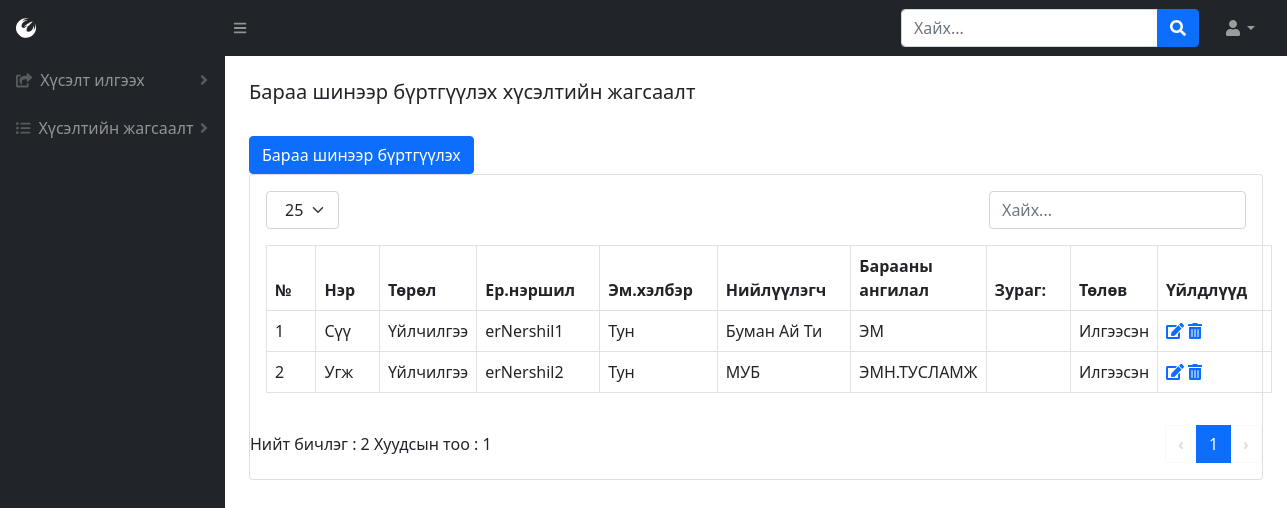
Page /product-list (signed in) on the earlier database version.
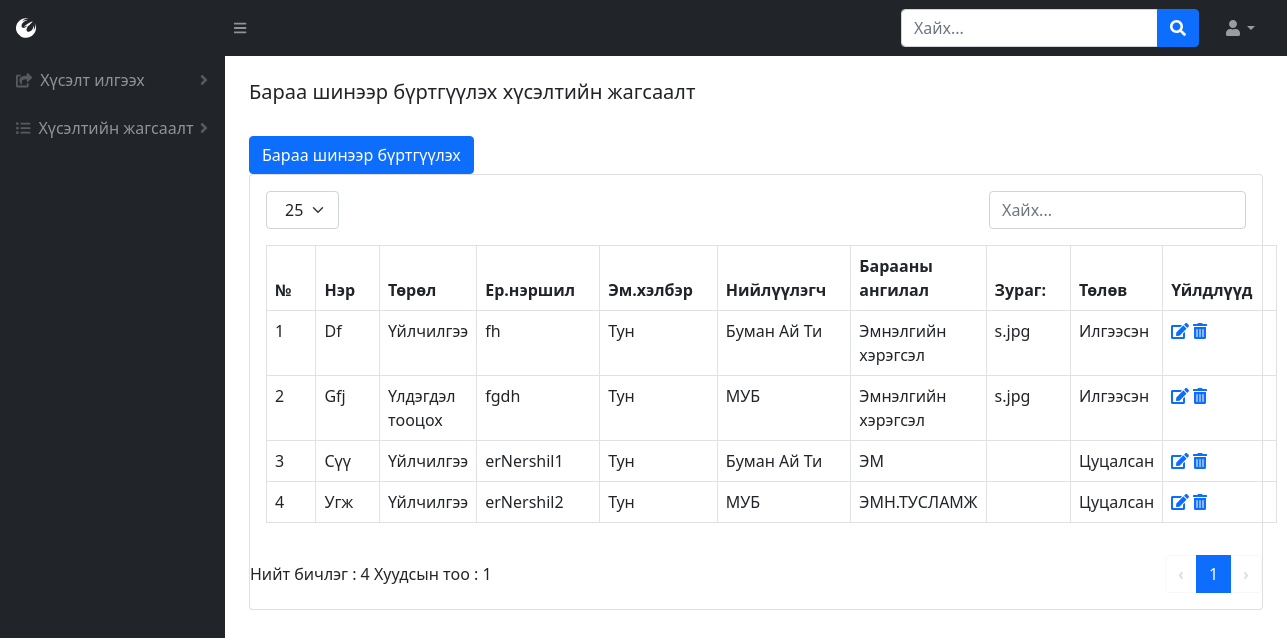
Same page on the later database version.
### BMweb/models.py (models this page shows, shortened)
class Product(models.Model):
    prodName = models.CharField(max_length=300, verbose_name=_("Барааны нэр"))
    prodName_en = models.CharField(max_length=300, verbose_name=_("Барааны нэр англи"))
    brand = models.ForeignKey(ProdBrand, related_name='brands',on_delete=models.CASCADE, verbose_name=_("Брэнд нэр"))
    zCode = models.CharField(max_length=300, null=True, blank=True, verbose_name=_("Зураасан код"))
    prodType = models.ForeignKey(ProdType, related_name='products',on_delete=models.CASCADE, verbose_name=_("Төрлийн нэр"))
    zzCode = models.IntegerField(null=True, blank=True, verbose_name=_("Нэмэлт зураасан код"))
    price = models.DecimalField(max_digits=16, decimal_places=2, verbose_name=_("Үнэ"))
    hemNegj = models.ForeignKey(HemNegj, related_name='hemNegj', on_delete=models.CASCADE,verbose_name=_("Хэмжих нэгж"))
    hudNegj = models.ForeignKey(HemNegj, related_name='hudNegj', on_delete=models.CASCADE, verbose_name=_("Худалдан авалтын нэгж"))
    company = models.ManyToManyField(Company,related_name='products',verbose_name=_("Компани"))
    erNershil = models.CharField(max_length=300, verbose_name=_("Ерөнхий нэршил"))
    emHelber = models.ForeignKey(EmHelber, on_delete=models.CASCADE,verbose_name=_("Эмийн хэлбэр"))
    paiz = models.ForeignKey(Paiz, on_delete=models.CASCADE,verbose_name=_("Пайз"))
    uildwerlegch = models.ForeignKey(Manufacturer, on_delete=models.CASCADE, verbose_name=_("Үйлдвэрлэгч"))
    uNiiluulegch = models.ForeignKey(Niiluulegch, on_delete=models.CASCADE, verbose_name=_("Үндсэн нийлүүлэгч"))
    category = models.ForeignKey(Category,related_name='categories', on_delete=models.CASCADE, verbose_name=_("Ангилал"))
    borBoloh = models.BooleanField(verbose_name=_("Борлуулж болох эсэх"),default=False)
    hudAwch = models.BooleanField(verbose_name=_("Худалдан авч болох эсэх"),default=False)
    zarBoloh = models.BooleanField(verbose_name=_("Зарлагдаж болох эсэх"),default=False)
    pos = models.BooleanField(verbose_name=_("Посоор зарж болох эсэх"),default=False)
    posCat = models.ForeignKey(PosCategory,related_name='categories', on_delete=models.CASCADE, verbose_name=_("Посын ангилал"))
    thumbimage = models.ImageField(
        upload_to="media/productthumb/", blank = True, null=True,  verbose_name=_("Зураг")
    )
    hutlult = models.ForeignKey(Hutlult, on_delete=models.CASCADE,verbose_name=_("Хөтлөлт"))
    state = models.ForeignKey(State,related_name='products', on_delete=models.CASCADE, verbose_name=_("Төлөв"))
    class Meta:
        verbose_name = _("Бараа")
        verbose_name_plural = _("Бараа")

class ProdType(models.Model):
    typeName = models.CharField(max_length=300, verbose_name=_("Төрлийн нэр"))
    class Meta:
        verbose_name = _("Барааны төрөл")
        verbose_name_plural = _("Барааны төрөл")
    def __str__(self):
        return self.typeName

class EmHelber(models.Model):
    emHelberName = models.CharField(max_length=300,verbose_name=_("Эмийн хэлбэрийн нэр"))
    class Meta:
        verbose_name = _("Эмийн хэлбэр")
        verbose_name_plural = _("Эмийн хэлбэр")
    def __str__(self):
        return self.emHelberName

class Niiluulegch(models.Model):
    niiName = models.CharField(max_length=300,verbose_name=_("Нийлүүлэгчийн нэр"))
    class Meta:
        verbose_name = ("Нийлүүлэгч")
        verbose_name_plural = ("Нийлүүлэгч")
    def __str__(self):
        return self.niiName

class Category(models.Model):
    catName = models.CharField(max_length=300, verbose_name=_("Ангилалын нэр"))
    parent = models.IntegerField(null=True, blank=True, verbose_name=_("Эцэг ангилал"))
    class Meta:
        verbose_name = _("Ангилал")
        verbose_name_plural = _("Ангилал")
    def __str__(self):
        return self.catName

class State(models.Model):
    stateName = models.CharField(max_length=300, verbose_name=_("Төлөвийн нэр"))
    class Meta:
        verbose_name = _("Барааны төлөв")
        verbose_name_plural = _("Барааны төлөв")
    def __str__(self):
        return self.stateName

### BMweb/views.py (the view)
# urls.py: path('product-list',views.productList,name='product-list'),
def productList(request):
    if 'user_id' in request.session:
        p = Product.objects.all().order_by('state')
        size = 25
        if 'size' in request.GET:
            size = request.GET['size']
        pc = Paginator(p, size)
        page_num = 1
        if 'page' in request.GET:
            page_num = int(request.GET['page'])
            print('page')
            print(page_num)
        page=pc.page(page_num)
        h = Hereglegch.objects.get(pk=request.session['user_id'])
        return render(request,'productList.html', {'user': h, 'productList': page.object_list, 'size':size, 'count':pc.count, 'page_count': pc.num_pages, 'page_range':pc.page_range, 'page_num':page_num, 'has_next':page.has_next(), 'has_previous': page.has_previous(), 'start_index':page.start_index() })
    else:
        return redirect('/login')

### BMweb/models.py (called while the page is built)
    def __str__(self):
        return self.manName

    def __str__(self):
        return self.paizName

    def __str__(self):
        return self.hemNegjName

    def __str__(self):
        return self.posCatName

### BMweb/templates/productList.html (shortened to what this page needs)
{% load static %}
<!DOCTYPE html>
<html lang="en">
    <head>
        <link href="https://cdn.jsdelivr.net/npm/simple-datatables@latest/dist/style.css" rel="stylesheet" />
        <link href="css/styles.css" rel="stylesheet" />
        <link href="{% static 'css/styles.css' %}" rel="stylesheet"/>
    </head>
    <body class="sb-nav-fixed">
        {% include "topNav.html" %}
        <div id="layoutSidenav">
            {% include "leftNav.html" %}
            <div id="layoutSidenav_content">
                {%  include "prodList.html" %}
            </div>
        </div>
    </body>
</html>

### BMweb/templates/prodList.html (shortened to what this page needs)
<main>{% include "tabs.html" %}
    <div class="container-fluid px-4">
        <h5 class="mt-4">Бараа шинээр бүртгүүлэх хүсэлтийн жагсаалт</h5>
        {% if user.role_id == 1 %}
        <a href="{% url 'product' %}" class="btn btn-primary" role="button">Бараа шинээр бүртгүүлэх</a>
        {% endif %}
        <div class="card mb-4">
            <div class="card-body">
                {% include "tableTop.html" %}
                    <table id="datatablesSimple" class="dataTable-table">
                        <thead>
                            <tr>
                                <th data-sortable="" class="asc">
                                    <a href="#" class="dataTable-sorter">№</a>
                                </th>
                                <th data-sortable="" class="asc">
                                    <a href="#" class="dataTable-sorter">Нэр</a>
                                </th>
                                <th data-sortable="" class="asc">
                                    <a href="#" class="dataTable-sorter">Төрөл</a>
                                </th>
                                <th data-sortable="" class="asc">
                                    <a href="#" class="dataTable-sorter">Ер.нэршил</a>
                                </th>
                                <th data-sortable="" class="asc">
                                    <a href="#" class="dataTable-sorter">Эм.хэлбэр</a>
                                </th>
                                <th data-sortable="" class="asc">
                                    <a href="#" class="dataTable-sorter">Нийлүүлэгч</a>
                                </th>
                                <th data-sortable="" class="asc">
                                    <a href="#" class="dataTable-sorter">Барааны ангилал</a>
                                </th>
                                <th data-sortable="" class="asc">
                                    <a href="#" class="dataTable-sorter">Зураг:</a>
                                </th>
                                <th data-sortable="" class="asc">
                                    <a href="#" class="dataTable-sorter">Төлөв</a>
                                </th>
                                <th data-sortable="" class="asc">
                                    <a href="#" class="dataTable-sorter">Үйлдлүүд</a>
                                </th>
                            </tr>
                        </thead>
                        <tbody>
                        {% for h in productList %}
                            <tr>
                                <td>{{ forloop.counter0|add:start_index }}</td>
                                <td>{{ h.prodName }}</td>
                                <td>{{ h.prodType }}</td>
                                <td>{{ h.erNershil }}</td>
                                <td>{{ h.emHelber }}</td>
                                <td>{{ h.uNiiluulegch }}</td>
                                <td>{{ h.category }}</td>
                                <td>{{ h.thumbimage }}</td>
                                <td>{{ h.state }}</td>
                                <td>
                                {% if user.role_id|add:0 < 3 and h.state_id|add:0 < 3 %}
                                    <a href="/product?edit={{h.id}}"><i class="fas fa-edit"></i></a></form>
                                    <a href="/product?del={{h.id}}" class="confirm-delete" onclick="return confirm('Та устгахдаа итгэлтэй байна уу?')"><i class="fas fa-trash-alt"></i></a></form>
                                {% endif  %}
                                </td>
                            </tr>
                    {% endfor %}
                </tbody>
                    </table>
            </div>
            {% include "tableBottom.html" %}
        </div>
    </div>
</main>

Differences in the rows shown:
added Product: prodName "Df", prodType "Үйлчилгээ", erNershil "fh", emHelber "Тун", uNiiluulegch "Буман Ай Ти", category "Эмнэлгийн хэрэгсэл", thumbimage "s.jpg", state "Илгээсэн"
added Product: prodName "Gfj", prodType "Үлдэгдэл тооцох", erNershil "fgdh", emHelber "Тун", uNiiluulegch "МУБ", category "Эмнэлгийн хэрэгсэл", thumbimage "s.jpg", state "Илгээсэн"
changed Product "Сүү": state "Илгээсэн" → "Цуцалсан"
changed Product "Угж": state "Илгээсэн" → "Цуцалсан"
Other differences:
{{ count }}: "2" → "4"
